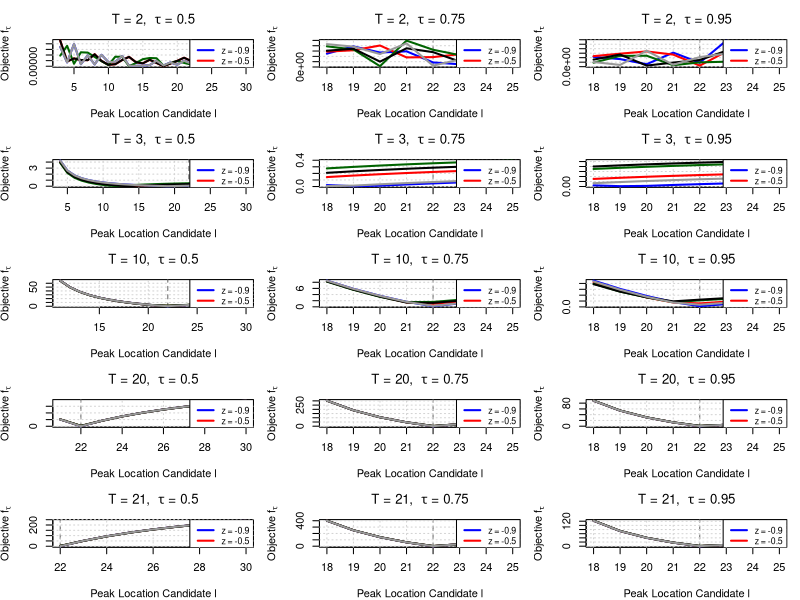

This chart was generated by the following R code:
# ---------------------------------------------------------------------------
# Quantile-Based Peak Estimation with Laplace Noise (Multiple z, tau)
# ---------------------------------------------------------------------------
# Author: Said Maanan
# Refactored: 2025-06-19
# ---------------------------------------------------------------------------

# --- Core Functions ---
rlaplace <- function(n, location = 0, scale = 1) {
  u <- runif(n, -0.5, 0.5)
  location - scale * sign(u) * log(1 - 2 * abs(u))
}

asy_laplace_variance <- function(tau, z) {
  stopifnot(tau > 0, tau < 1, abs(z) < 1)
  mu <- tau / (1 + z) - (1 - tau) / (1 - z)
  ex2 <- 2 * tau / (1 + z)^2 + 2 * (1 - tau) / (1 - z)^2
  ex2 - mu^2
}

compute_noise_scale <- function(A, snr, tau, z) {
  sqrt((A / snr)^2 / asy_laplace_variance(tau, z))
}

quantile_loss <- function(u, tau) u * (tau - (u < 0))

med_weighted_tau <- function(I, l, s, tau) {
  T <- length(I)
  x <- I * exp(((1:T) - l)^2 / s^2)
  w <- exp(-((1:T) - l)^2 / s^2)
  o <- order(x)
  x_sorted <- x[o]; w_sorted <- w[o]
  cum_w <- cumsum(w_sorted)
  k <- min(which(cum_w >= tau * sum(w_sorted)))
  x_sorted[k]
}

compute_a <- function(I, l, s, tau) med_weighted_tau(I, l, s, tau)

objective_function <- function(I, a, l, s, tau) {
  t <- seq_along(I)
  fitted <- a * exp(-((t - l)^2) / s^2)
  mean(quantile_loss(I - fitted, tau))
}

search_best_s <- function(I, l, tau) {
  f <- function(s) objective_function(I, compute_a(I, l, s, tau), l, s, tau)
  optimize(f, c(1, 20), tol = 1e-4)$minimum
}

# --- Simulation ---
simulate_quantile_objective <- function(T, A, L, S, h, tau, snr, z, seed = NULL, force_l_gt_T = FALSE) {
  if (!is.null(seed)) set.seed(seed)
  t <- 1:T
  signal <- A * exp(-((t - L)^2) / S^2)
  b <- compute_noise_scale(A, snr, tau, z)
  noise <- rlaplace(T, scale = b)
  I <- signal + noise
  l_grid <- if (force_l_gt_T) seq(T + 1, h) else seq(L - 4, L + 3)
  
  data.frame(
    l = l_grid,
    loss = sapply(l_grid, function(l) {
      s <- search_best_s(I, l, tau)
      a <- compute_a(I, l, s, tau)
      objective_function(I, a, l, s, tau)
    }),
    T = T, z = z
  )
}

# --- Config ---
A_true <- 15000
L_true <- 22
S_true <- 10
h <- 30
Ts_free <- c(2, 3, 10, 20, 21)
z_vals <- c(-0.9, -0.5, 0, 0.5, 0.9)
snr <- 1000
seed <- 280
tau_vals <- c(0.5, 0.75, 0.95)

# ---------------------------------------------------------------------------
# Combined Plotting Utility: All Tau & T with Superposed z Curves
# ---------------------------------------------------------------------------
plot_all_quantile_objectives_zcompare <- function(results_all, L_true) {
  Ts <- sort(unique(results_all$T))
  taus <- sort(unique(results_all$tau))
  z_vals <- sort(unique(results_all$z))
  colors <- c("blue", "red", "darkgreen", "black", "grey60")
  
  png(filename = "plot_all_tau_zcompare.png", width = 900, height = 1200, res = 120)
  old_par <- par(mfrow = c(length(Ts), length(taus)), mar = c(4, 4, 3, 1))
  on.exit({ par(old_par); dev.off() })
  
  for (T_val in Ts) {
    for (tau_val in taus) {
      df_sub <- subset(results_all, T == T_val & tau == tau_val)
      x_range <- range(df_sub$l)
      y_range <- range(df_sub$loss)
      
      plot(NA, xlim = x_range, ylim = y_range,
           xlab = "Peak Location Candidate l",
           ylab = expression("Objective " * f[tau]),
           main = bquote("T = " * .(T_val) * ",  " * tau * " = " * .(tau_val)))
      abline(v = L_true, col = "gray40", lty = 2)
      grid()
      
      for (i in seq_along(z_vals)) {
        df_z <- subset(df_sub, z == z_vals[i])
        lines(df_z$l, df_z$loss, col = colors[i], lwd = 2)
      }
      legend("topright", legend = paste("z =", z_vals), col = colors, lwd = 2, bty = "o", cex = 0.8)
    }
  }
}

# --- Combined Simulation and Plotting ---
results_all <- do.call(rbind, lapply(tau_vals, function(tau) {
  do.call(rbind, lapply(z_vals, function(z) {
    res_z <- do.call(rbind, lapply(Ts_free, function(T) {
      simulate_quantile_objective(T, A_true, L_true, S_true, h,
                                  tau, snr, z, seed, force_l_gt_T = (tau == 0.5))
    }))
    res_z$z <- z
    res_z$tau <- tau
    res_z
  }))
}))

plot_all_quantile_objectives_zcompare(results_all, L_true)
cat("Merged plot saved to plot_all_tau_zcompare.png\n")
